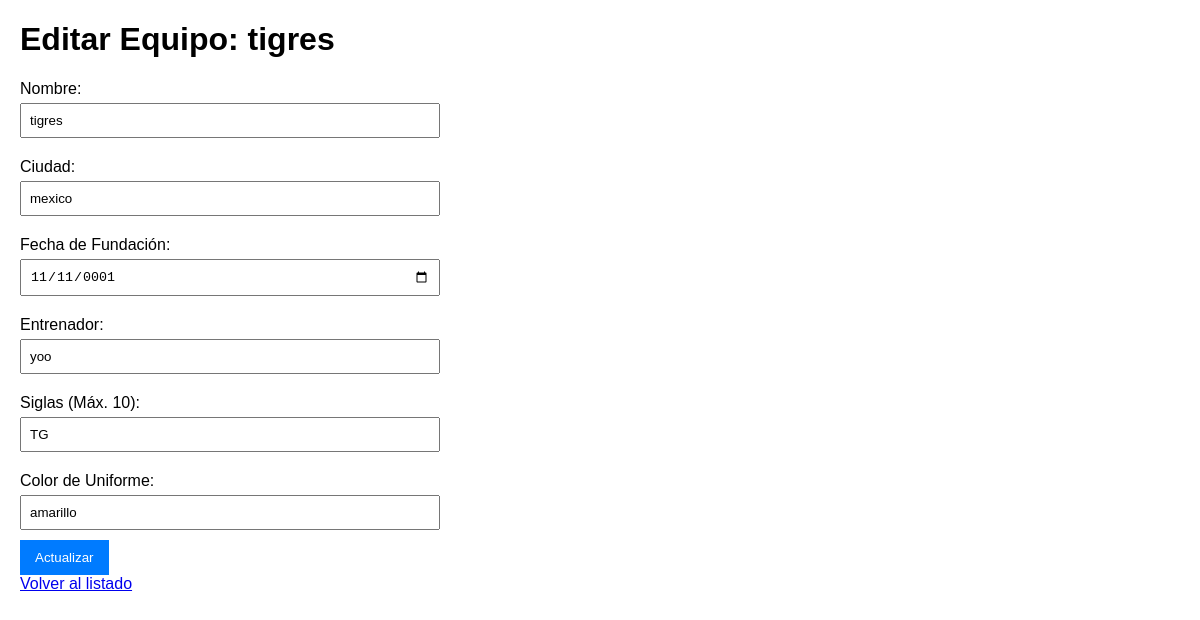
/editar/3/, run on the app's committed database.
### app_equipo/models.py (models this page shows, shortened)
class Equipo(models.Model):
    nombre = models.CharField(max_length=100)
    ciudad = models.CharField(max_length=100)
    fecha_fundacion = models.DateField()
    entrenador = models.CharField(max_length=100)
    siglas = models.CharField(max_length=10)
    color_uniforme = models.CharField(max_length=50)

### app_equipo/views.py (the view, shortened to what this page needs)
# urls.py: path('editar/<int:id>/', views.editar_equipo, name='editar_equipo'),
def editar_equipo(request, id):
    equipo = get_object_or_404(Equipo, id=id)
    return render(request, 'editar_equipo.html', {'equipo': equipo})

### app_equipo/templates/editar_equipo.html (shortened to what this page needs)
<!DOCTYPE html>
<html lang="es">
<head>
</head>
<body>
    <h1>Editar Equipo: {{ equipo.nombre }}</h1>
    <form method="post">
        <label>Nombre:</label>
        <input type="text" name="nombre" value="{{ equipo.nombre }}" required>
        <label>Ciudad:</label>
        <input type="text" name="ciudad" value="{{ equipo.ciudad }}" required>
        <label>Fecha de Fundación:</label>
        <input type="date" name="fecha_fundacion" value="{{ equipo.fecha_fundacion|date:'Y-m-d' }}" required>
        <label>Entrenador:</label>
        <input type="text" name="entrenador" value="{{ equipo.entrenador }}" required>
        <label>Siglas (Máx. 10):</label>
        <input type="text" name="siglas" value="{{ equipo.siglas }}" maxlength="10" required>
        <label>Color de Uniforme:</label>
        <input type="text" name="color_uniforme" value="{{ equipo.color_uniforme }}" required>
        <button type="submit">Actualizar</button>
    </form>
    <a href="{% url 'inicio' %}">Volver al listado</a>
</body>
</html>

### app_equipo/templates/editar_equipo.html (style rules this page uses)
body { font-family: Arial, sans-serif; margin: 20px; }
form { max-width: 400px; }
label { display: block; margin: 10px 0 5px; }
input { width: 100%; padding: 8px; margin-bottom: 10px; }
button { background-color: #007BFF; color: white; padding: 10px 15px; border: none; cursor: pointer; }

### data on the page
Equipo: nombre "tigres", ciudad "mexico", fecha_fundacion "11/11/0001", entrenador "yoo", siglas "TG", color_uniforme "amarillo"
